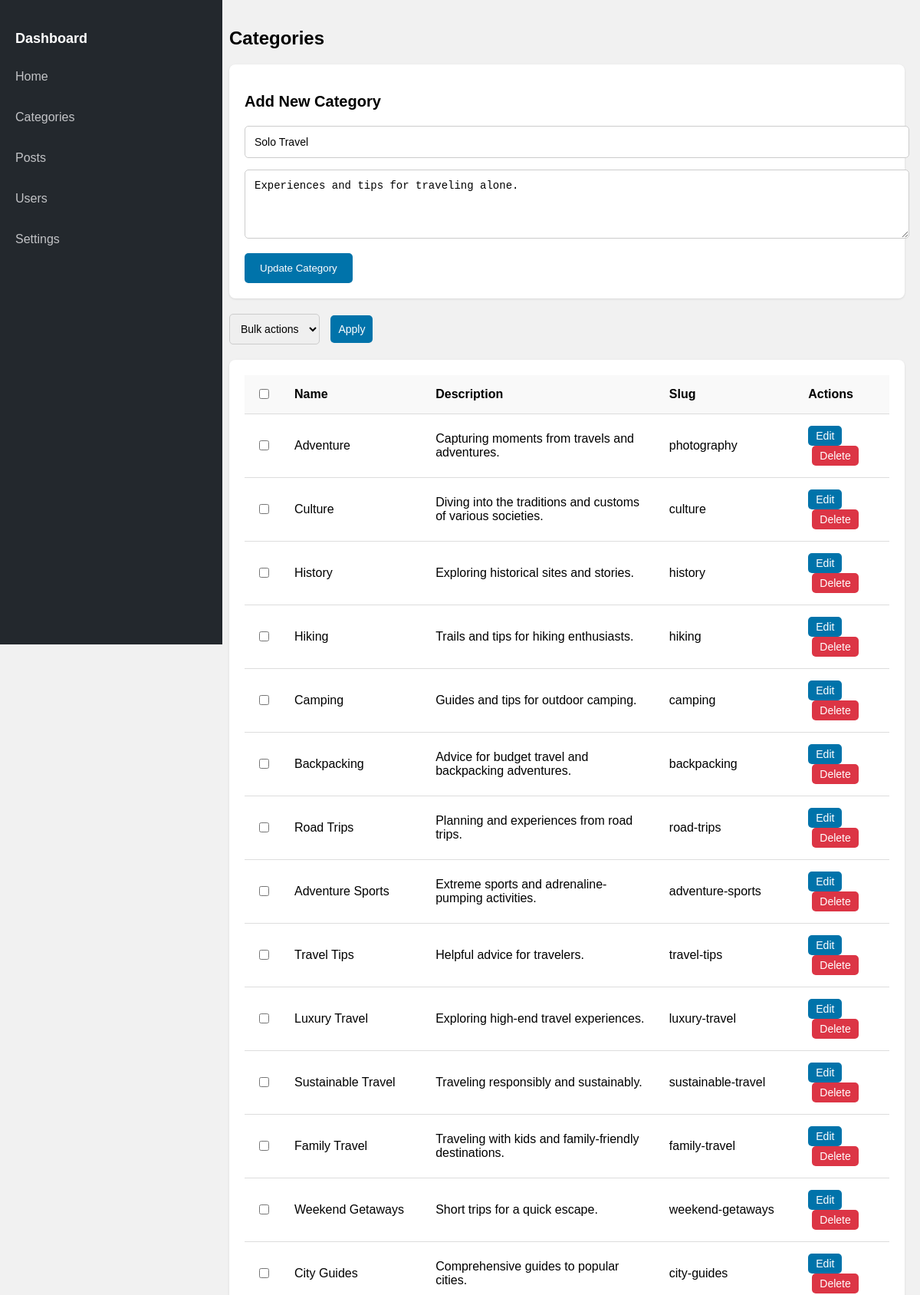
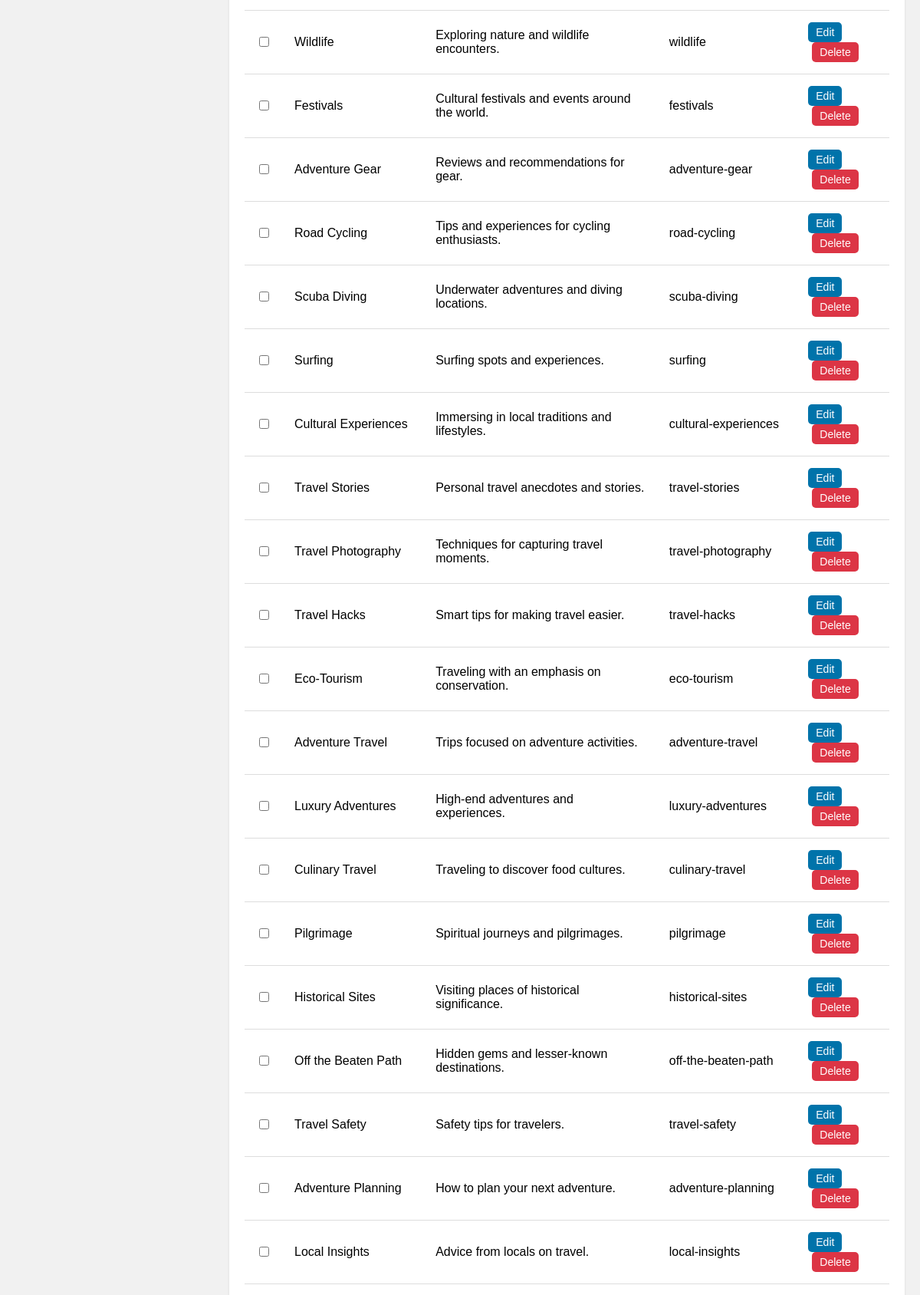
The app's page /category/edit/2044/ (upper part) with its own data (2 pictures, top to bottom).
### wpblog/models.py (models this page shows, shortened)
class Category(models.Model):
    name = models.CharField(max_length=100)
    description = models.TextField(blank=True, null=True)
    slug = models.SlugField(unique=True)
    created_at = models.DateTimeField(auto_now_add=True)
    updated_at = models.DateTimeField(auto_now=True)

### wpblog/views.py (the view)
# urls.py: path('category/edit/<int:category_id>/',views.editcategory),
def editcategory(request,category_id):
    category = Category.objects.all()
    ncategory = Category.objects.get(id=category_id)
    if request.method == "POST":
        ncategory = Category.objects.get(id=category_id)
        ncategory.name = request.POST.get('catname')
        ncategory.description = request.POST.get('description')
        ncategory.save()
        return redirect('/category')
    else:
        return render(request,"editcategory.html",{"categories":category,"ncategory":ncategory})

### templates/editcategory.html (shortened to what this page needs)
<!DOCTYPE html>
<html lang="en">
  <head>
  </head>
  <body>
    <div class="sidebar">
      <h2>Dashboard</h2>
      <ul>
        <li>
          <a href="/home">Home</a>
        </li>
        <li>
          <a href="/category">Categories</a>
        </li>
        <li>
          <a href="/posts">Posts</a>
        </li>
        <li>
          <a href="/users">Users</a>
        </li>
        <li>
            <a href="/settings">Settings</a>
          </li>
      </ul>
    </div>
    <div class="content">
      <h1>Categories</h1>
      <div class="form-container">
        <h2>Add New Category</h2>
        <form action="" method="post">
          <input name="catname" value="{{ ncategory.name }}" type="text" placeholder="Category Name" required />
          <textarea name="description" placeholder="Category Description" rows="4">{{ ncategory.description }}</textarea>
          <button type="submit">Update Category</button>
        </form>
      </div>
      <div class="bulk-actions">
        <select id="bulkActionSelect">
          <option>Bulk actions</option>
        </select>
        <button id="apply-btn">Apply</button>
      </div>
      <div class="table-container">
        <table>
          <thead>
            <tr>
              <th>
                <input id="selectAll" type="checkbox" />
              </th>
              <th>Name</th>
              <th>Description</th>
              <th>Slug</th>
              <th>Actions</th>
            </tr>
          </thead>
          <tbody>
            {% if categories %}
              {% for category in categories %}
              {% if not category.id == ncategory.id %}
                <tr>
                  <td>
                    <input value="{{ category.id }}" class="itemCheckbox" name="options" type="checkbox" />
                  </td>
                  <td>{{ category.name }}</td>
                  <td>{{ category.description }}</td>
                  <td>{{ category.slug }}</td>
                  <td>
                    <button class="action-button edit-button" onclick="window.location.href='/category/edit/{{ category.id }}'">Edit</button>
                    <button class="action-button delete-button" onclick="deletecategory([{{ category.id }}])">Delete</button>
                </td>
                </tr>
                {% endif %}
              {% endfor %}
            {% else %}
              <tr>
                <td colspan="5">No data available.</td>
              </tr>
            {% endif %}
          </tbody>
        </table>
      </div>
    </div>
  </body>
</html>

### templates/editcategory.html (style rules this page uses)
body { font-family: Arial, sans-serif; background-color: #f1f1f1; margin: 0; display: flex; }
.sidebar { background-color: #23282d; width: 250px; height: 100vh; color: #fff; padding: 20px; position: fixed; }
.sidebar h2 { font-size: 18px; margin: 20px 0; }
.sidebar ul { list-style: none; padding: 0; }
.sidebar ul li { margin: 15px 0; }
.sidebar ul li a { color: #c3c4c7; text-decoration: none; font-size: 16px; display: block; padding: 10px 0; }
.content { margin-left: 279px; padding: 20px; width: calc(100% - 250px); }
.content h1 { font-size: 24px; margin-bottom: 20px; }
.form-container, .table-container { background-color: #fff; padding: 20px; box-shadow: 0 1px 3px rgba(0, 0, 0, 0.1); border-radius: 8px; margin-bottom: 20px; }
.form-container h2 { font-size: 20px; margin-bottom: 20px; }
.form-container input[type='text'], .form-container textarea { width: 100%; padding: 12px; margin-bottom: 15px; border: 1px solid #ccc; border-radius: 5px; font-size: 14px; transition: border-color 0.3s ease; }
.form-container button { padding: 12px 20px; background-color: #0073aa; color: #fff; border: none; border-radius: 5px; cursor: pointer; transition: background-color 0.3s ease; }
table { width: 100%; border-collapse: collapse; margin-bottom: 20px; }
table th, table td { padding: 15px; text-align: left; border-bottom: 1px solid #ddd; }
table th { background-color: #f9f9f9; font-weight: bold; }
.bulk-actions { margin-bottom: 20px; }
.bulk-actions select, .bulk-actions button { padding: 10px; border: 1px solid #ccc; border-radius: 5px; font-size: 14px; }
.bulk-actions button { background-color: #0073aa; color: #fff; border: none; margin-left: 10px; }
.action-button { padding: 5px 10px; border: none; border-radius: 5px; cursor: pointer; font-size: 14px; }
.edit-button { background-color: #0073aa; color: #fff; }
.delete-button { background-color: #dc3545; color: #fff; margin-left: 5px; }

### records on screen
Category: catname "Solo Travel", description "Experiences and tips for traveling alone."
Category: name "Adventure", description "Capturing moments from travels and adventures.", slug "photography"
Category: name "Culture", description "Diving into the traditions and customs of various societies.", slug "culture"
Category: name "History", description "Exploring historical sites and stories.", slug "history"
Category: name "Hiking", description "Trails and tips for hiking enthusiasts.", slug "hiking"
Category: name "Camping", description "Guides and tips for outdoor camping.", slug "camping"
Category: name "Backpacking", description "Advice for budget travel and backpacking adventures.", slug "backpacking"
Category: name "Road Trips", description "Planning and experiences from road trips.", slug "road-trips"
Category: name "Adventure Sports", description "Extreme sports and adrenaline-pumping activities.", slug "adventure-sports"
Category: name "Travel Tips", description "Helpful advice for travelers.", slug "travel-tips"
Category: name "Luxury Travel", description "Exploring high-end travel experiences.", slug "luxury-travel"
Category: name "Sustainable Travel", description "Traveling responsibly and sustainably.", slug "sustainable-travel"
Category: name "Family Travel", description "Traveling with kids and family-friendly destinations.", slug "family-travel"
Category: name "Weekend Getaways", description "Short trips for a quick escape.", slug "weekend-getaways"
Category: name "City Guides", description "Comprehensive guides to popular cities.", slug "city-guides"
Category: name "Wildlife", description "Exploring nature and wildlife encounters.", slug "wildlife"
Category: name "Festivals", description "Cultural festivals and events around the world.", slug "festivals"
Category: name "Adventure Gear", description "Reviews and recommendations for gear.", slug "adventure-gear"
Category: name "Road Cycling", description "Tips and experiences for cycling enthusiasts.", slug "road-cycling"
Category: name "Scuba Diving", description "Underwater adventures and diving locations.", slug "scuba-diving"
Category: name "Surfing", description "Surfing spots and experiences.", slug "surfing"
Category: name "Cultural Experiences", description "Immersing in local traditions and lifestyles.", slug "cultural-experiences"
Category: name "Travel Stories", description "Personal travel anecdotes and stories.", slug "travel-stories"
Category: name "Travel Photography", description "Techniques for capturing travel moments.", slug "travel-photography"
Category: name "Travel Hacks", description "Smart tips for making travel easier.", slug "travel-hacks"
Category: name "Eco-Tourism", description "Traveling with an emphasis on conservation.", slug "eco-tourism"
Category: name "Adventure Travel", description "Trips focused on adventure activities.", slug "adventure-travel"
Category: name "Luxury Adventures", description "High-end adventures and experiences.", slug "luxury-adventures"
Category: name "Culinary Travel", description "Traveling to discover food cultures.", slug "culinary-travel"
Category: name "Pilgrimage", description "Spiritual journeys and pilgrimages.", slug "pilgrimage"
Category: name "Historical Sites", description "Visiting places of historical significance.", slug "historical-sites"
Category: name "Off the Beaten Path", description "Hidden gems and lesser-known destinations.", slug "off-the-beaten-path"
Category: name "Travel Safety", description "Safety tips for travelers.", slug "travel-safety"
Category: name "Adventure Planning", description "How to plan your next adventure.", slug "adventure-planning"
Category: name "Local Insights", description "Advice from locals on travel.", slug "local-insights"
